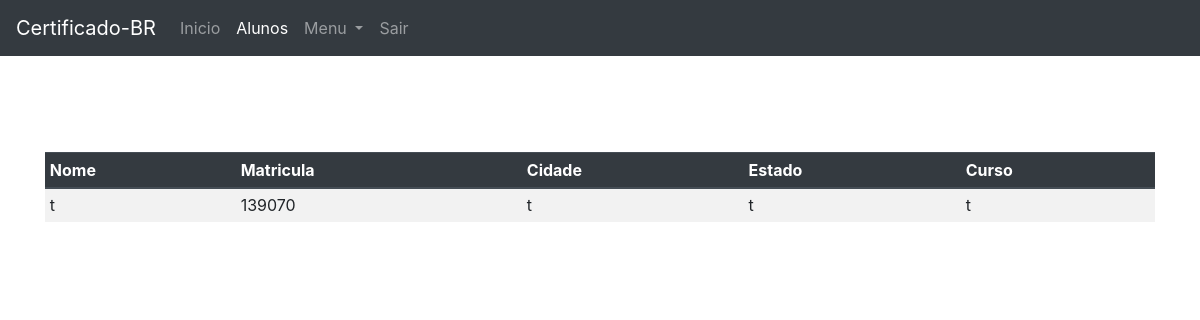
The page /alunos (signed in) on the database as committed earlier.
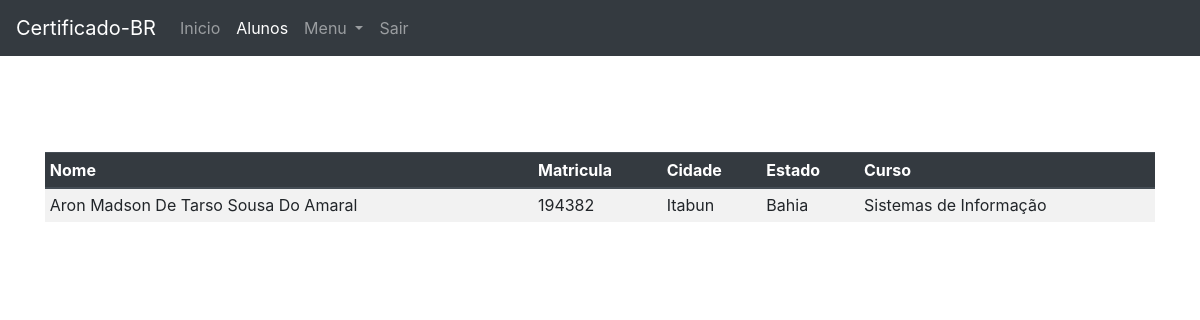
The same page on the database as committed later.
### core/models.py (models this page shows, shortened)
class Aluno(models.Model):
    nome = models.CharField('Nome', max_length=200)
    matricula = models.CharField('Matricula', max_length=8, editable=False)
    cidade = models.CharField('Cidade', max_length=40)
    uf = models.CharField('Estado', max_length=20)
    curso = models.CharField('Curso', max_length=200)
    user = models.ForeignKey(User, on_delete=models.CASCADE, null=True, blank=True)

### core/views.py (the view)
# urls.py: path('alunos', alunos, name='alunos'),
@login_required()
def alunos(request):
    template_name = 'alunos.html'
    alunos = Aluno.objects.all().order_by('nome')
    return render(request, template_name, locals())

### core/templates/alunos.html (shortened to what this page needs)
{% extends "base.html" %}
{% load static %}
{% block menu %}
<nav class="navbar navbar-expand-lg navbar-dark bg-dark">
    <a class="navbar-brand" href="#">Certificado-BR</a>
    <div class="collapse navbar-collapse" id="conteudoNavbarSuportado">
        <ul class="navbar-nav mr-auto">
            <li class="nav-item ">
                <a class="nav-link" href="{% url 'index' %}">Inicio <span class="sr-only">(página atual)</span></a>
            </li>
            <li class="nav-item active">
                <a class="nav-link" href="{% url 'alunos' %}">Alunos</a>
            </li>
            <li class="nav-item dropdown">
                <a class="nav-link dropdown-toggle" href="#" id="navbarDropdown" role="button" data-toggle="dropdown" aria-haspopup="true" aria-expanded="false">
                    Menu
                </a>
            </li>
            <li class="nav-item">
                <a class="nav-link" href="{% url 'logout' %}">Sair</a>
            </li>
        </ul>
    </div>
</nav>
{% endblock %}
{% block main %}
<div class="row pt-5"></div>
<div class="row pt-5">
    <div class="container">
        <table class="table table-striped table-sm">
          <thead class="thead-dark">
            <tr>
              <th scope="col">Nome</th>
              <th scope="col">Matricula</th>
              <th scope="col">Cidade</th>
              <th scope="col">Estado</th>
              <th scope="col">Curso</th>
            </tr>
          </thead>
          <tbody>
            <tr>
                {% for aluno in alunos %}
                    <td> {{ aluno.nome }}</td>
                    <td> {{ aluno.matricula }}</td>
                    <td> {{ aluno.cidade }} </td>
                    <td> {{ aluno.uf }} </td>
                    <td> {{ aluno.curso }} </td>
                {% endfor %}
            </tr>
          </tbody>
        </table>
    </div>
</div>
{% endblock %}

### core/templates/base.html (shortened to what this page needs)
<!DOCTYPE html>
{% load static %}
<html lang="en">
<head>
    <link rel="stylesheet" media="all" href="{% static 'core/css/bootstrap.css' %}" type="text/css"
        charset="utf-8">
</head>
<body>
{% block menu %} {% endblock %}
{% block main %} {% endblock %}
</body>
</html>

Rows that differ between the two databases and show on the page:
changed Aluno: nome "t" → "Aron Madson De Tarso Sousa Do Amaral"; matricula "139070" → "194382"; cidade "t" → "Itabun"; uf "t" → "Bahia"; curso "t" → "Sistemas de Informação"
